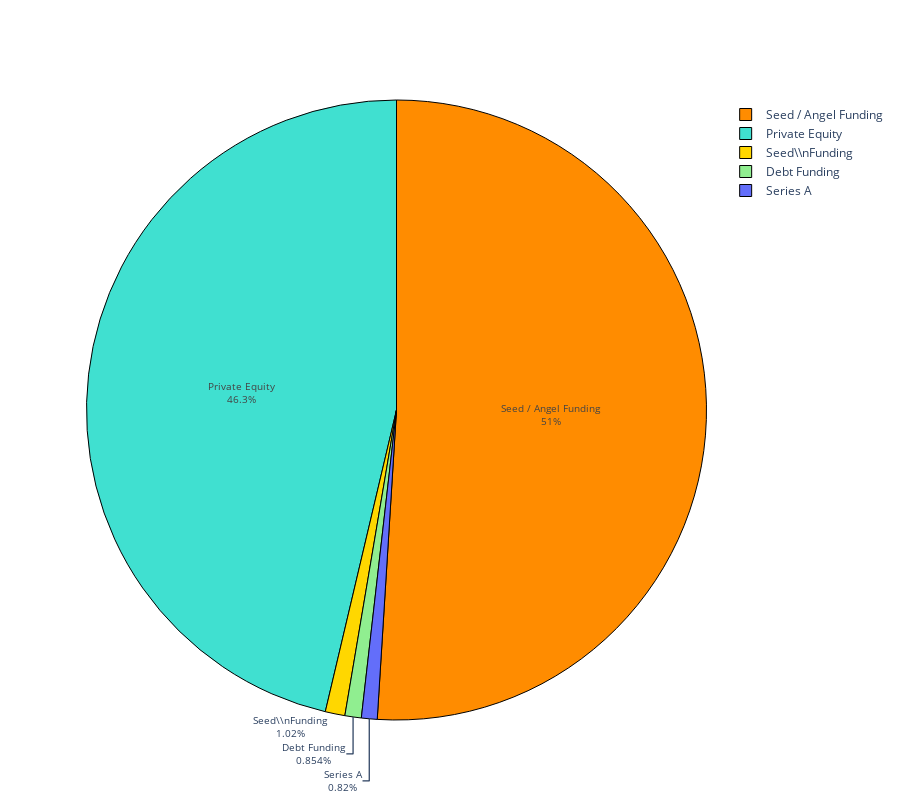

Notebook cell for this chart:
### Code cell
colrs = [ 'darkorange','turquoise', 'gold','lightgreen']

fig=go.Figure(data=[go.Pie(labels=Investment.index[:5],values=Investment.values[:5])])
fig.update_traces(hoverinfo='label+percent', textinfo='label+percent', textfont_size=10,
                  marker=dict(colors=colrs))
fig.data[0].marker.line.width = 1
fig.data[0].marker.line.color = "black"                
fig.update_layout(height=800,autosize=True ,plot_bgcolor='rgb(275, 275, 275)')
fig.show()

### Figure 1 — Plotly figure (JSON) as saved in the notebook; plotly's stock layout.template omitted (floating-point values rounded to 4 significant figures)
{"data": [{"hoverinfo": "label+percent", "labels": ["Seed / Angel Funding", "Private Equity", "Seed\\\\nFunding", "Debt Funding", "Series A"], "marker": {"colors": ["darkorange", "turquoise", "gold", "lightgreen"], "line": {"color": "black", "width": 1}}, "textfont": {"size": 10}, "textinfo": "label+percent", "type": "pie", "values": [1493, 1356, 30, 25, 24]}], "layout": {"autosize": true, "height": 800, "plot_bgcolor": "rgb(275, 275, 275)"}}
